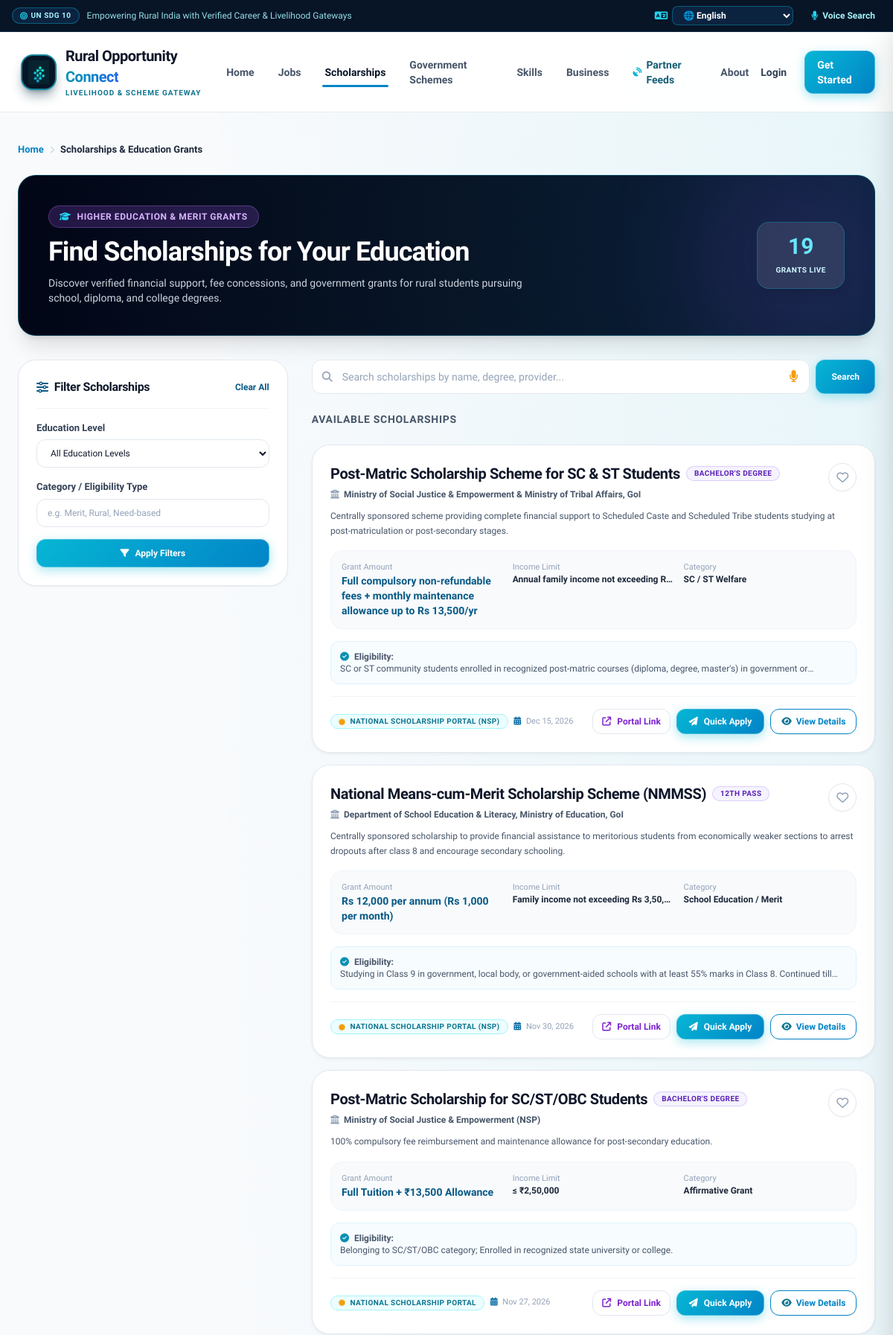
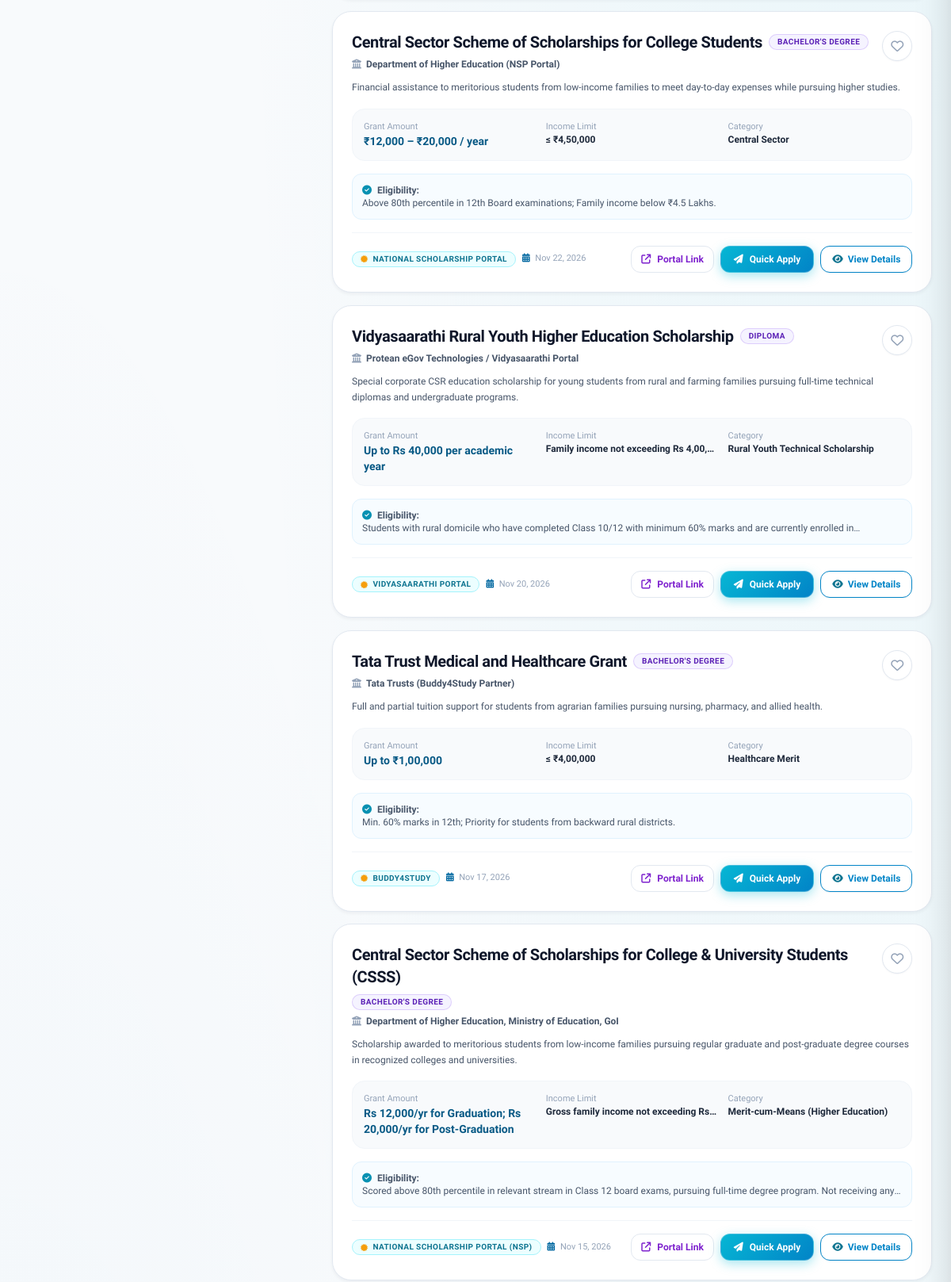
/scholarships/ (upper part), run on the app's committed database (2 pictures, top to bottom).
### scholarships/models.py (models this page shows, shortened)
class Scholarship(models.Model):
    EDUCATION_LEVEL = [
        ('12th', '12th Pass'),
        ('bachelor', 'Bachelor\'s Degree'),
        ('master', 'Master\'s Degree'),
        ('diploma', 'Diploma'),
    ]
    name = models.CharField(max_length=200)
    provider = models.CharField(max_length=200)
    description = models.TextField()
    amount = models.CharField(max_length=100)
    education_level = models.CharField(max_length=20, choices=EDUCATION_LEVEL)
    eligibility = models.TextField()
    income_limit = models.CharField(max_length=100)
    category = models.CharField(max_length=100)
    course = models.CharField(max_length=100, blank=True)
    required_documents = models.TextField()
    application_deadline = models.DateField()
    source_portal = models.CharField(max_length=100, default='Buddy4Study', blank=True)
    source_url = models.URLField(blank=True, default='https://www.buddy4study.com/')
    is_external = models.BooleanField(default=False)
    created_at = models.DateTimeField(auto_now_add=True)
    updated_at = models.DateTimeField(auto_now=True)
    class Meta:
        ordering = ['-application_deadline']

### scholarships/views.py (the view)
# urls.py: path('', views.scholarship_list, name='scholarships_list'),
def scholarship_list(request):
    scholarships = Scholarship.objects.all()
    search = request.GET.get('search', '')
    if search:
        scholarships = scholarships.filter(Q(name__icontains=search) | Q(provider__icontains=search))
    education = request.GET.get('education', '')
    if education:
        scholarships = scholarships.filter(education_level=education)
    category = request.GET.get('category', '')
    if category:
        scholarships = scholarships.filter(category__icontains=category)
    context = {
        'scholarships': scholarships,
        'search': search,
        'filters': {
            'education': education,
            'category': category,
        }
    }
    return render(request, 'scholarships_list.html', context)

### applications/context_processors.py (called while the page is built, shortened)
def user_opportunity_status(request):
    if not request.user.is_authenticated:
        return {
            'user_applied_keys': set(),
            'user_saved_keys': set(),
        }

### templates/scholarships_list.html (shortened to what this page needs)
{% extends 'base.html' %}
{% block content %}
<div class="max-w-7xl mx-auto px-4 sm:px-6 py-10">
    <nav class="roc-breadcrumb" aria-label="Breadcrumb">
        <a href="{% url 'landing_page' %}">Home</a>
        <span class="roc-breadcrumb-separator"><i class="fas fa-chevron-right text-[10px]"></i></span>
        <span class="text-slate-800 font-bold">Scholarships & Education Grants</span>
    </nav>
    <div class="roc-card p-8 md:p-10 bg-gradient-to-r from-slate-950 via-[#071526] to-[#0c2340] text-white rounded-3xl shadow-xl mb-8 relative overflow-hidden border border-cyan-500/30">
        <div class="absolute -right-10 -bottom-10 w-72 h-72 bg-purple-500/10 rounded-full blur-3xl pointer-events-none"></div>
        <div class="relative z-10 flex flex-col md:flex-row md:items-center justify-between gap-6">
            <div class="space-y-3">
                <div class="inline-flex items-center gap-2 bg-purple-500/20 text-purple-300 border border-purple-400/30 text-xs font-bold px-3.5 py-1.5 rounded-full uppercase tracking-wider">
                    <i class="fas fa-graduation-cap text-cyan-400"></i> Higher Education & Merit Grants
                </div>
                <h1 class="text-2xl sm:text-4xl font-extrabold text-white tracking-tight">
                    Find Scholarships for Your Education
                </h1>
                <p class="text-xs sm:text-sm text-slate-300 max-w-2xl font-normal leading-relaxed">
                    Discover verified financial support, fee concessions, and government grants for rural students pursuing school, diploma, and college degrees.
                </p>
            </div>
            <div class="flex items-center gap-4 shrink-0">
                <div class="bg-white/10 backdrop-blur-md px-6 py-3.5 rounded-2xl border border-cyan-500/30 text-center shadow-lg">
                    <span class="text-2xl sm:text-3xl font-black text-cyan-300 block">{{ scholarships|length }}</span>
                    <span class="text-[10px] text-cyan-100 uppercase tracking-wider font-bold">Grants Live</span>
                </div>
            </div>
        </div>
    </div>
    <div class="grid grid-cols-1 lg:grid-cols-12 gap-8 items-start">
        <aside class="lg:col-span-4 sticky top-24">
            <div class="roc-card p-6 bg-white shadow-sm border border-slate-200">
                <div class="flex items-center justify-between pb-4 mb-4 border-b border-slate-100">
                    <h2 class="text-base font-bold text-slate-900 flex items-center gap-2">
                        <i class="fas fa-sliders text-brand-800"></i> Filter Scholarships
                    </h2>
                    <a href="{% url 'scholarships_list' %}" class="text-xs font-bold text-brand-800 hover:text-brand-950 transition">
                        Clear All
                    </a>
                </div>
                <form method="GET" action="{% url 'scholarships_list' %}" class="space-y-4">
                    <div>
                        <label class="form-label" for="education">Education Level</label>
                        <select id="education" name="education" class="form-select text-xs">
                            <option value="">All Education Levels</option>
                        </select>
                    </div>
                    <div>
                        <label class="form-label" for="category">Category / Eligibility Type</label>
                        <input type="text" id="category" name="category" value="{{ filters.category }}" placeholder="e.g. Merit, Rural, Need-based" class="form-input text-xs">
                    </div>
                    <button type="submit" class="btn-primary btn-magnetic btn-sheen w-full text-xs py-2.5 mt-2">
                        <i class="fas fa-filter"></i> Apply Filters
                    </button>
                </form>
            </div>
        </aside>
        <main class="lg:col-span-8 space-y-6">
            <form method="GET" action="{% url 'scholarships_list' %}" class="flex gap-2">
                <div class="relative flex-1">
                    <input type="text" name="search" value="{{ search }}"
                           placeholder="Search scholarships by name, degree, provider..."
                           class="form-input pl-10 pr-12 py-3 text-sm bg-white shadow-xs">
                    <i class="fas fa-search absolute left-3.5 top-1/2 -translate-y-1/2 text-slate-400 text-sm"></i>
                    <button type="button" onclick="triggerVoiceAssistant()" title="Voice search in regional language"
                            class="absolute right-3 top-1/2 -translate-y-1/2 text-slate-400 hover:text-brand-800 p-1 rounded-lg transition">
                        <i class="fas fa-microphone text-amber-500"></i>
                    </button>
                </div>
                <button type="submit" class="btn-primary btn-magnetic btn-sheen px-5 text-xs font-bold">Search</button>
            </form>
            <div class="flex items-center justify-between">
                <h2 class="text-sm font-bold text-slate-600 uppercase tracking-wider">Available Scholarships</h2>
            </div>
            <div class="space-y-4 perspective-viewport anim-grid-stagger" data-anim="fade-up">
                {% if scholarships %}
                    {% for sc in scholarships %}
                    {% with sc_key="scholarship_"|add:sc.id|stringformat:"s" %}
                    <div class="tilt-card-3d roc-card hover-lift-3d card-specular-glare p-6 border border-slate-200 hover:border-purple-400 relative stagger-{{ forloop.counter }}">
                        <div class="depth-layer-1">
                            <div class="flex flex-col sm:flex-row sm:items-start justify-between gap-3 mb-3">
                                <div class="flex-1">
                                    <div class="flex flex-wrap items-center gap-2 mb-1.5">
                                        <h3 class="text-lg sm:text-xl font-bold text-slate-900 hover:text-brand-800 transition">
                                            <a href="{% url 'scholarship_detail' sc.id %}">{{ sc.name }}</a>
                                        </h3>
                                        <span class="roc-badge roc-badge-purple text-[10px]">
                                            {{ sc.get_education_level_display }}
                                        </span>
                                    </div>
                                    <p class="text-xs text-slate-600 font-semibold flex items-center gap-1.5">
                                        <i class="fas fa-building-columns text-slate-400"></i> {{ sc.provider }}
                                    </p>
                                </div>
                                <div class="flex items-center gap-2 self-start depth-layer-2">
                                    <button type="button" class="save-btn heart-pop {% if sc_key in user_saved_keys %}is-saved{% endif %}"
                                            data-type="scholarship" data-id="{{ sc.id }}" title="Save to wishlist">
                                        <i class="{% if sc_key in user_saved_keys %}fa-solid fa-heart text-red-500{% else %}fa-regular fa-heart text-slate-400{% endif %}"></i>
                                    </button>
                                </div>
                            </div>
                            <p class="text-xs text-slate-600 line-clamp-2 leading-relaxed mb-4">
                                {{ sc.description }}
                            </p>
                            <div class="grid grid-cols-2 sm:grid-cols-3 gap-3 text-xs bg-slate-50 p-3.5 rounded-2xl border border-slate-100 mb-4">
                                <div>
                                    <span class="text-[11px] text-slate-400 font-medium block">Grant Amount</span>
                                    <span class="font-black text-brand-800 text-sm">{{ sc.amount }}</span>
                                </div>
                                <div>
                                    <span class="text-[11px] text-slate-400 font-medium block">Income Limit</span>
                                    <span class="font-bold text-slate-800 truncate block">{{ sc.income_limit|default:"Rural applicants" }}</span>
                                </div>
                                <div>
                                    <span class="text-[11px] text-slate-400 font-medium block">Category</span>
                                    <span class="font-bold text-slate-800">{{ sc.category }}</span>
                                </div>
                            </div>
                            <div class="mb-4 text-xs text-slate-600 bg-brand-50/50 p-3 rounded-xl border border-brand-100">
                                <strong><i class="fas fa-check-circle text-emerald-600 mr-1"></i> Eligibility:</strong>
                                <span class="line-clamp-1">{{ sc.eligibility }}</span>
                            </div>
                        </div>
                        <div class="depth-layer-2 pt-4 border-t border-slate-100 flex flex-col sm:flex-row items-center justify-between gap-3">
                            <div class="flex items-center gap-2">
                                <span class="roc-badge roc-badge-emerald text-[10px]">
                                    <i class="fas fa-certificate text-amber-500 text-[9px]"></i> {{ sc.source_portal|default:"Buddy4Study" }}
                                </span>
                                <span class="text-[11px] text-slate-400">
                                    <i class="fas fa-calendar-alt text-brand-700 mr-1"></i> {{ sc.application_deadline|date:"M d, Y" }}
                                </span>
                            </div>
                            <div class="flex items-center gap-2 w-full sm:w-auto">
                                {% if sc.source_url %}
                                    <a href="{{ sc.source_url }}" target="_blank" rel="noopener noreferrer"
                                       class="btn-outline text-xs py-2 px-3 flex-1 sm:flex-initial text-purple-700 hover:bg-purple-50">
                                        <i class="fas fa-arrow-up-right-from-square"></i> Portal Link
                                    </a>
                                {% endif %}
                                {% if user.is_authenticated and sc_key in user_applied_keys %}
                                    <button type="button" class="btn-applied text-xs py-2 px-4 flex-1 sm:flex-initial" disabled>
                                        <i class="fas fa-check-circle text-emerald-600"></i> Already Applied ✓
                                    </button>
                                {% else %}
                                    <button type="button" onclick="quickApply('scholarship', '{{ sc.id }}', '{{ sc.name|escapejs }}', '{{ sc.provider|escapejs }}', this)"
                                            class="btn-primary btn-sheen spring-press text-xs py-2 px-4 flex-1 sm:flex-initial shadow-xs cursor-pointer">
                                        <i class="fas fa-paper-plane"></i> Quick Apply
                                    </button>
                                {% endif %}
                                <a href="{% url 'scholarship_detail' sc.id %}" class="btn-secondary text-xs py-2 px-3.5 flex-1 sm:flex-initial text-center flex items-center justify-center gap-1.5 font-bold">
                                    <i class="fas fa-eye text-cyan-700"></i> View Details
                                </a>
                            </div>
                        </div>
                    </div>
                    {% endwith %}
                    {% endfor %}
                {% endif %}
            </div>
        </main>
    </div>
</div>
{% endblock %}

### templates/base.html (style rules this page uses)
:root { --primary: #0284C7 !important; --primary-dark: #0369A1 !important; --primary-darker: #071526 !important; --secondary: #06B6D4 !important; --accent: #00F2FE !important; }
html, body { overflow-x: hidden !important; max-width: 100vw !important; }
body { background-color: #f8fafc !important; background-image: radial-gradient(at 100% 0%, rgba(6, 182, 212, 0.07) 0px, transparent 55%), radial-gradient(at 0% 100%, rgba(2, 132, 199, 0.07) 0px, transparent 55%) !important; background-attachment: fixed !important; }
*, *::before, *::after { animation: none !important; animation-duration: 0s !important; animation-delay: 0s !important; transition: none !important; transition-duration: 0s !important; transition-delay: 0s !important; }
.kinetic-hero-word, .kinetic-hero-headline, .kinetic-headline, [data-anim], .page-enter-fade, .anim-grid-stagger > *, .hero-enter-network, .hero-enter-badge, .hero-enter-p, .hero-enter-actions, .hero-enter-search, .depth-layer-1, .depth-layer-2, .depth-layer-3, .tilt-card-3d, .hover-lift-3d, .roc-card, .kpi-card-glow { opacity: 1 !important; visibility: visible !important; }
.perspective-viewport, .tilt-card-3d, .hover-lift-3d, .depth-layer-1, .depth-layer-2, .depth-layer-3, .roc-card, .tilt-card { perspective: none !important; transform: none !important; transform-style: flat !important; }
.btn-magnetic, .btn-magnetic:hover, .btn-magnetic:active, .spring-press, .spring-press:hover, .spring-press:active, .hover-scale-102, .hover-scale-102:hover { transform: none !important; }
.btn-primary { background: linear-gradient(135deg, #06b6d4 0%, #0284c7 100%) !important; color: #ffffff !important; box-shadow: 0 4px 14px rgba(6, 182, 212, 0.35) !important; border: 1px solid rgba(255, 255, 255, 0.25) !important; }
.btn-secondary { background: #ffffff !important; color: #0284c7 !important; border: 1.5px solid #0284c7 !important; }
.roc-badge-emerald { background-color: #ecfeff !important; color: #0e7490 !important; border: 1px solid #a5f3fc !important; }
.text-emerald-600, .text-emerald-700 { color: #0891b2 !important; }
body { top: 0px !important; }

### data on the page
Scholarship: name "Post-Matric Scholarship Scheme for SC & ST Students", education_level "BACHELOR'S DEGREE", provider "Ministry of Social Justice & Empowerment & Ministry of Tribal Affairs, GoI", description "Centrally sponsored scheme providing complete financial support to Scheduled Caste and Scheduled Tribe students studying at post-matriculation or post-secondary stages.", amount "Full compulsory non-refundable fees + monthly maintenance allowance up to Rs 13,500/yr", income_limit "Annual family income not exceeding R…", category "SC / ST Welfare", eligibility "SC or ST community students enrolled in recognized post-matric courses (diploma, degree, master's) in government…", source_portal "NATIONAL SCHOLARSHIP PORTAL (NSP)", application_deadline "Dec 15, 2026"
Scholarship: name "National Means-cum-Merit Scholarship Scheme (NMMSS)", education_level "12TH PASS", provider "Department of School Education & Literacy, Ministry of Education, GoI", description "Centrally sponsored scholarship to provide financial assistance to meritorious students from economically weaker sections to arrest dropouts after class 8 and encourage secondary schooling.", amount "Rs 12,000 per annum (Rs 1,000 per month)", income_limit "Family income not exceeding Rs 3,50,…", category "School Education / Merit", eligibility "Studying in Class 9 in government, local body, or government-aided schools with at least 55% marks in Class 8. Continued…", source_portal "NATIONAL SCHOLARSHIP PORTAL (NSP)", application_deadline "Nov 30, 2026"
Scholarship: name "Post-Matric Scholarship for SC/ST/OBC Students", education_level "BACHELOR'S DEGREE", provider "Ministry of Social Justice & Empowerment (NSP)", description "100% compulsory fee reimbursement and maintenance allowance for post-secondary education.", amount "Full Tuition + ₹13,500 Allowance", income_limit "≤ ₹2,50,000", category "Affirmative Grant", eligibility "Belonging to SC/ST/OBC category; Enrolled in recognized state university or college.", source_portal "NATIONAL SCHOLARSHIP PORTAL", application_deadline "Nov 27, 2026"
Scholarship: name "Central Sector Scheme of Scholarships for College Students", education_level "BACHELOR'S DEGREE", provider "Department of Higher Education (NSP Portal)", description "Financial assistance to meritorious students from low-income families to meet day-to-day expenses while pursuing higher studies.", amount "₹12,000 – ₹20,000 / year", income_limit "≤ ₹4,50,000", category "Central Sector", eligibility "Above 80th percentile in 12th Board examinations; Family income below ₹4.5 Lakhs.", source_portal "NATIONAL SCHOLARSHIP PORTAL", application_deadline "Nov 22, 2026"
Scholarship: name "Vidyasaarathi Rural Youth Higher Education Scholarship", education_level "DIPLOMA", provider "Protean eGov Technologies / Vidyasaarathi Portal", description "Special corporate CSR education scholarship for young students from rural and farming families pursuing full-time technical diplomas and undergraduate programs.", amount "Up to Rs 40,000 per academic year", income_limit "Family income not exceeding Rs 4,00,…", category "Rural Youth Technical Scholarship", eligibility "Students with rural domicile who have completed Class 10/12 with minimum 60% marks and are currently enrolled…", source_portal "VIDYASAARATHI PORTAL", application_deadline "Nov 20, 2026"
Scholarship: name "Tata Trust Medical and Healthcare Grant", education_level "BACHELOR'S DEGREE", provider "Tata Trusts (Buddy4Study Partner)", description "Full and partial tuition support for students from agrarian families pursuing nursing, pharmacy, and allied health.", amount "Up to ₹1,00,000", income_limit "≤ ₹4,00,000", category "Healthcare Merit", eligibility "Min. 60% marks in 12th; Priority for students from backward rural districts.", source_portal "BUDDY4STUDY", application_deadline "Nov 17, 2026"
Scholarship: name "Central Sector Scheme of Scholarships for College & University Students (CSSS)", education_level "BACHELOR'S DEGREE", provider "Department of Higher Education, Ministry of Education, GoI", description "Scholarship awarded to meritorious students from low-income families pursuing regular graduate and post-graduate degree courses in recognized colleges and universities.", amount "Rs 12,000/yr for Graduation; Rs 20,000/yr for Post-Graduation", income_limit "Gross family income not exceeding Rs…", category "Merit-cum-Means (Higher Education)", eligibility "Scored above 80th percentile in relevant stream in Class 12 board exams, pursuing full-time degree program. Not receiving…", source_portal "NATIONAL SCHOLARSHIP PORTAL (NSP)", application_deadline "Nov 15, 2026"

### other printed values
{{ scholarships|length }} "19"
